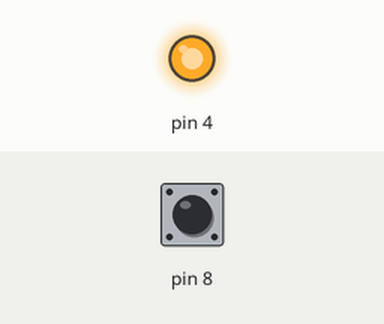
This sketch was run on a simulated Arduino Uno, built with avr-gcc and run on an emulated ATmega328P. Parts: output pins drawn as LEDs (lit = HIGH). The inputs (shaded band) are chosen by the test bench; at power-on: pin 8 HIGH.

Above: at 1.2 s.
1.3 s: pin 8 pulled LOW for 0.15 s
At 2.6 s:
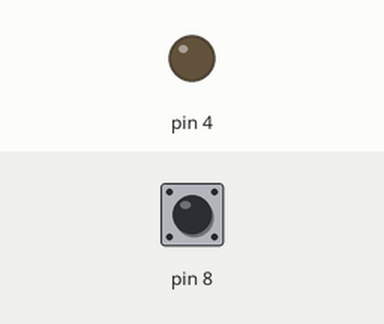
2.9 s: pin 8 pulled LOW for 1 s
At 5.1 s:
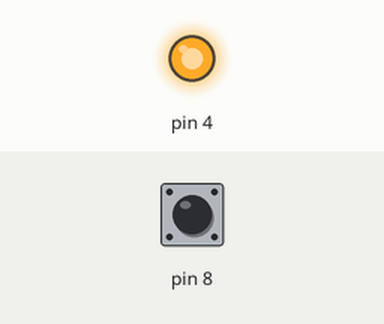
5.4 s: pin 8 pulled LOW for 3.2 s
At 8.9 s:
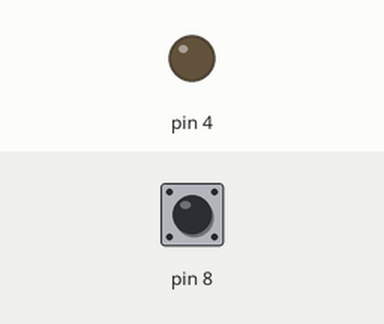
Timing chart, 0 to 10.4 s (numbered marks = the images above; inputs shaded):
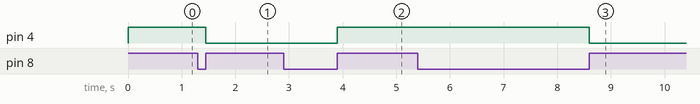

The sketch:

sketch_jan15c.ino
```cpp
int state=0;

void setup(){
   pinMode(8,INPUT_PULLUP);
   pinMode(4,OUTPUT);

   digitalWrite(4,HIGH);
  }

void loop(){


  if(digitalRead(8)==LOW)
    {
     while(digitalRead(8)!=HIGH)
        {
        }
      delay(1);


    if (state==0)
        {
        digitalWrite(4,LOW);
        state=1;
        }
     else if (state==1)
       {
        digitalWrite(4,HIGH);
        state=0;
        }
      }
  }
```

Measured:
- after the input at 1.3 s, pin 4: HIGH → LOW after 0.15 s
- after the input at 2.9 s, pin 4: LOW → HIGH after 1.0 s
- after the input at 5.4 s, pin 4: HIGH → LOW after 3.2 s
